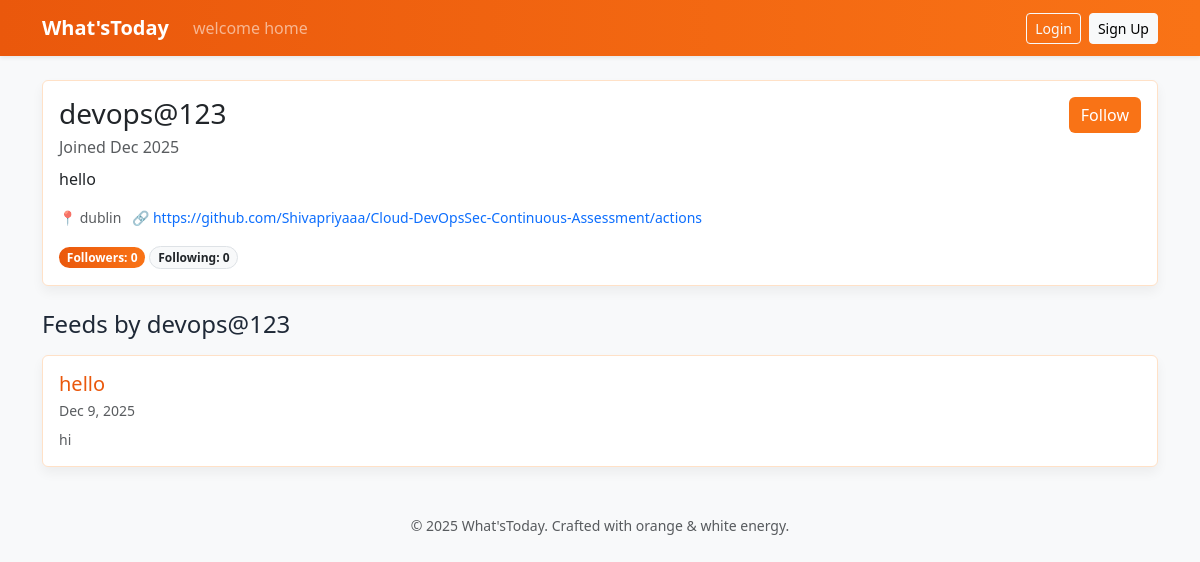
/users/devops@123/, run on the app's committed database.
### core/models.py (models this page shows, shortened)
class Profile(models.Model):
    user = models.OneToOneField(settings.AUTH_USER_MODEL, on_delete=models.CASCADE)
    bio = models.TextField(blank=True)
    location = models.CharField(max_length=120, blank=True)
    website = models.URLField(blank=True)
    following = models.ManyToManyField(
        "self", symmetrical=False, related_name="followers", blank=True
    )
    created_at = models.DateTimeField(auto_now_add=True)

class BlogPost(models.Model):
    title = models.CharField(max_length=150)
    content = models.TextField()
    author = models.ForeignKey(
        settings.AUTH_USER_MODEL, on_delete=models.CASCADE, related_name="posts"
    )
    created_at = models.DateTimeField(default=timezone.now)
    updated_at = models.DateTimeField(auto_now=True)
    class Meta:
        ordering = ["-created_at"]

### core/views.py (the view)
# urls.py: path("users/<str:username>/", views.profile_detail, name="profile_detail"),
def profile_detail(request: HttpRequest, username: str) -> HttpResponse:
    profile_user = get_object_or_404(User, username=username)
    profile = profile_user.profile
    posts = profile_user.posts.all()
    is_self = request.user.is_authenticated and request.user == profile_user
    is_following = False
    if request.user.is_authenticated and not is_self:
        is_following = profile in request.user.profile.following.all()
    context = {
        "profile_user": profile_user,
        "profile": profile,
        "posts": posts,
        "is_self": is_self,
        "is_following": is_following,
    }
    return render(request, "core/profile.html", context)

### templates/core/profile.html (shortened to what this page needs)
{% extends "base.html" %}
{% block content %}
<div class="card mb-4">
    <div class="card-body d-flex justify-content-between align-items-start">
        <div>
            <h3 class="mb-1">{{ profile_user.username }}</h3>
            <p class="text-muted mb-2">Joined {{ profile.created_at|date:"M Y" }}</p>
            {% if profile.bio %}<p class="mb-2">{{ profile.bio|linebreaks }}</p>{% endif %}
            <div class="text-muted small">
                {% if profile.location %}📍 {{ profile.location }} &nbsp;{% endif %}
                {% if profile.website %}🔗 <a class="text-decoration-none" href="{{ profile.website }}" target="_blank">{{ profile.website }}</a>{% endif %}
            </div>
            <div class="mt-3">
                <span class="badge bg-orange badge-pill text-white">Followers: {{ profile.followers.count }}</span>
                <span class="badge bg-light text-dark border badge-pill">Following: {{ profile.following.count }}</span>
            </div>
        </div>
        <div class="d-flex gap-2">
            {% if is_self %}
                <a class="btn btn-orange" href="{% url 'profile_edit' %}">Edit profile</a>
                <a class="btn btn-outline-danger" href="{% url 'profile_delete' %}">Delete profile</a>
            {% else %}
                <form method="post" action="{% url 'toggle_follow' profile_user.username %}">
                    {% if is_following %}
                        <button class="btn btn-outline-secondary" type="submit">Unfollow</button>
                    {% else %}
                        <button class="btn btn-orange" type="submit">Follow</button>
                    {% endif %}
                </form>
            {% endif %}
        </div>
    </div>
</div>
<div class="d-flex justify-content-between align-items-center mb-3">
    <h4 class="mb-0">Feeds by {{ profile_user.username }}</h4>
</div>
{% if posts %}
    <div class="row g-3">
        {% for post in posts %}
            <div class="col-12">
                <div class="card">
                    <div class="card-body">
                        <div class="d-flex justify-content-between align-items-start">
                            <div>
                                <h5 class="card-title mb-1"><a class="link-orange text-decoration-none" href="{% url 'post_detail' post.pk %}">{{ post.title }}</a></h5>
                                <div class="text-muted small">{{ post.created_at|date:"M j, Y" }}</div>
                            </div>
                        </div>
                        <p class="mt-2 mb-0 text-muted small">{{ post.content|truncatewords:30 }}</p>
                    </div>
                </div>
            </div>
        {% endfor %}
    </div>
{% else %}
    <p class="text-muted">No posts yet.</p>
{% endif %}
{% endblock %}

### static/css/styles.css (style rules this page uses)
:root { --orange: #f97316; --orange-dark: #ea580c; --cream: #fff7ed; }
body { background: var(--cream); color: #1f2937; }
.bg-orange { background: linear-gradient(90deg, var(--orange-dark), var(--orange)); }
.card { border: 1px solid #ffe1c7; box-shadow: 0 6px 12px rgba(0, 0, 0, 0.05); }
.btn-orange { background: var(--orange); border: none; color: #fff; }
.link-orange { color: var(--orange-dark); }
.badge-pill { border-radius: 999px; }

### data on the page
Profile: created_at "Dec 2025", bio "hello", location "dublin", website "https://github.com/Shivapriyaaa/Cloud-DevOpsSec-Continuous-Assessment/actions", followers.count "0", following.count "0"
BlogPost: title "hello", created_at "Dec 9, 2025", content "hi"

### other printed values
{{ profile_user.username }} "devops@123"
